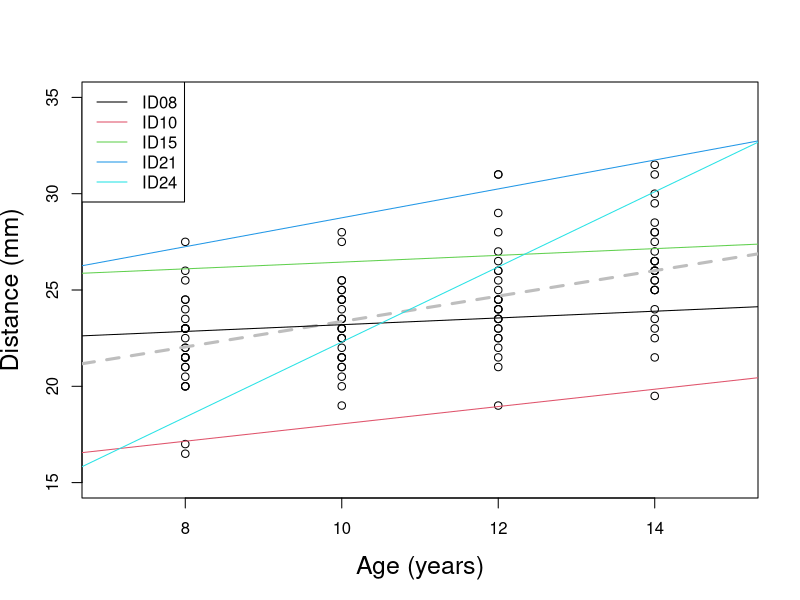

Source code (R):
###############################################
# GRM: Case Study - GLMMs             R code  #
###############################################
#Read data into R
dental <- read.csv(file = "dental.csv")
###############################################
# Initial R analysis                          #
###############################################
#Fit simple linear regression model with age as covariate
model_initial <- lm(formula = distance ~ age, data = dental)
summary(model_initial)
#Repeat above but for just child with ID08
dental_ID08 <- dental[dental[,"id"] == "ID08", ]
model_ID08 <- lm(formula = distance ~ age, data = dental_ID08)
summary(model_ID08)
#Repeat above for selected children, storing the estimates and 
#  creating a plot of fitted lines
plot(dental[, "age"], dental[,"distance"], xlab = "Age (years)", 
     ylab = "Distance (mm)", cex.lab = 1.5,xlim = c(7, 15), ylim = c(15, 35))
abline(a = 16.7611, b = 0.6602,col = "grey", lwd = 3, lty = 2)
Selected_IDs <- c("ID08","ID10","ID15","ID21","ID24")
Estimates <- matrix(0, nrow = 2, ncol = length(Selected_IDs))
for(i in seq_along(Selected_IDs)){
  dental_ID <- dental[dental[,"id"] == Selected_IDs[i], ]
  model_ID  <- lm(formula = distance ~ age, data = dental_ID)
  Estimates[,i] <- coef(model_ID)
  abline(a = Estimates[1,i], b = Estimates[2,i], col = i)
}
legend("topleft", legend = Selected_IDs, col = 1:5, lty=1)
Estimates
###############################################
# Fitting a linear mixed model                #
###############################################
#Load lme4 package
# install.packages("lme4") #NOTE: run only once if lme4 package is not installed
library(lme4)
#fit linear mixed model with random slope on age for each child
model_lmm <- lmer(formula = distance ~ age + (-1 + age | id), data = dental)
summary(model_lmm)
#Compare linear mixed model with simple linear regression model
anova(model_lmm,model_initial)
#fit linear mixed model with random intercept and slope
model_lmm2 <- lmer(formula = distance ~ age + (age | id), data = dental)
#Compare the two linear mixed models
anova(model_lmm2,model_lmm)